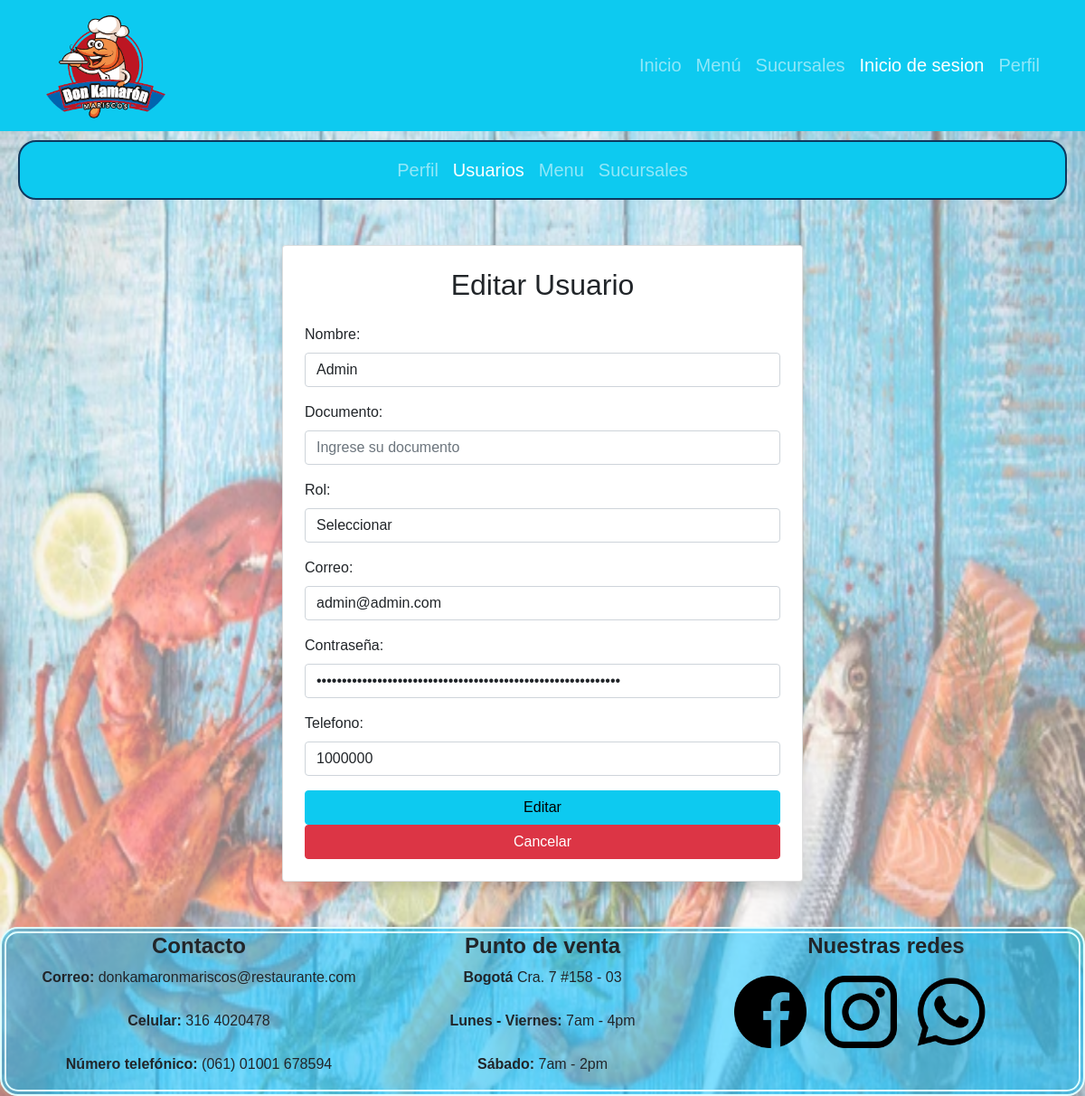
The page /vista/editar_usuario.php?id_usuario=1 on the database its author committed.
### tables this page shows
CREATE TABLE `usuario` (
  `id_usuario` int(5) NOT NULL,
  `rol` varchar(20) DEFAULT NULL,
  `nombres` varchar(40) DEFAULT NULL,
  `documento` varchar(20) DEFAULT NULL,
  `telefono` varchar(20) DEFAULT NULL,
  `Correo` varchar(40) DEFAULT NULL,
  `contrasena` varchar(255) DEFAULT NULL
);

### configuracion/conexion.php (called while the page is built, shortened)
<?php
class Database{
    private static $host = "localhost";
    private static $user_name = "root";
    private static $db_name = "don_camaron";
    private static $password = "";
    private static $charset = "utf8mb4";
    private static $pdo = null;
    public static function connect(){
        if(self::$pdo === null){
            try{
                 $dn = "mysql:host=" . self::$host . ";dbname=" . self::$db_name . ";charset=" . self::$charset;
                self::$pdo = new PDO($dn, self::$user_name, self::$password);
                self::$pdo -> setAttribute(PDO::ATTR_ERRMODE, PDO::ERRMODE_EXCEPTION);
            }
            catch(PDOException $e){
                die("Error de conexion: " .$e -> getMessage());
            }
        }
        return self::$pdo;
    }
}
?>

### controlador/usuario_controlador.php (called while the page is built, shortened)
<?php
require_once "../configuracion/conexion.php";
require_once "../modelo/usuario.php";
Class Usuario_controlador{
    public function obtener_usuario_id($id_usuario){
        $usuario = new Usuario();
        return $usuario->obtener_usuario_id($id_usuario);
    }
}
?>

### modelo/usuario.php (called while the page is built, shortened)
<?php
require_once "../configuracion/conexion.php";
class Usuario{
    private $db;
    public function __construct() {
       $this -> db = Database::connect();
    }
    public function obtener_usuario_id($id_usuario) {
        $sql = "SELECT * FROM usuario WHERE id_usuario = :id_usuario";
        $stmt = $this->db->prepare($sql);
        $stmt->execute([':id_usuario'=>$id_usuario]);
        $resu = $stmt->fetchAll(PDO::FETCH_ASSOC);
        return $resu;
    }
}
?>

### vista/editar_usuario.php (the view, shortened to what this page needs)
<?php
require_once "../controlador/usuario_controlador.php";
$usuario_controlador = new Usuario_controlador();
$id_usuario = $_GET['id_usuario'];
$usuario = $usuario_controlador->obtener_usuario_id($id_usuario);
?>
<!DOCTYPE html>
<html lang="en">
<head>
    <link rel="stylesheet" href="./bootstrap-5.0.2-dist/css/bootstrap.min.css">
    <link rel="stylesheet" href="./css/style.css">
</head>
<body>
    <nav class="navbar navbar-expand-lg bg-info navbar-dark">
        <div class="container">
            <a class="navbar-brand" href="#">
                <img src="./img/doncamaron.png" alt="logo" style="width: 150px;" class="rounded-pill">
            </a>
            <div class="collapse navbar-collapse" id="navbarNav">
                <ul class="navbar-nav ms-auto">
                    <li class="nav-item"><a class="nav-link" href="../index.php">Inicio</a></li>
                    <li class="nav-item"><a class="nav-link" href="./menu.php">Menú</a></li>
                    <li class="nav-item"><a class="nav-link" href="./sucursal.php">Sucursales</a></li>
                    <li class="nav-item"><a class="nav-link active" href="./Inicio_sesion.php">Inicio de sesion</a></li>
                    <li class="nav-item"><a class="nav-link" href="./perfil.php">Perfil</a></li>
                </ul>
            </div>
        </div>
    </nav>
    <nav class="navbar navbar-expand-lg bg-info navbar-dark" style="margin:10px 20px; border-radius: 20px; border: solid 2px rgb(13, 56, 94);">
        <div class="container">
            <div class="collapse navbar-collapse" id="navbarNav2">
                <ul class="navbar-nav mx-auto">
                    <li class="nav-item"><a class="nav-link" href="./perfil_admin.php">Perfil</a></li>
                    <li class="nav-item"><a class="nav-link active" href="#">Usuarios</a></li>
                    <li class="nav-item"><a class="nav-link" href="./panel_menu.php">Menu</a></li>
                    <li class="nav-item"><a class="nav-link" href="">Sucursales</a></li>
                </ul>
            </div>
        </div>
    </nav>
    <div class="container contact-container">
        <div class="card shadow p-4">
            <h2 class="text-center mb-4">Editar Usuario</h2>
            <form action="../controlador/acciones_usuario.php?accion=editar" method="POST">
                <div class="mb-3">
                    <label for="nombre" class="form-label">Nombre:</label>
                    <input type="text" class="form-control" id="nombre" placeholder="Ingrese un nombre" name="nombre" value="<?php echo $usuario[0]['nombres']; ?>" required>
                </div>
                <div class="mb-3">
                    <label for="documento" class="form-label">Documento:</label>
                    <input type="number" class="form-control" id="documento" placeholder="Ingrese su documento" name="documento" value="<?php echo $usuario[0]['documento']; ?>" required>
                </div>
                <div class="mb-3">
                    <label for="rol" class="form-label">Rol:</label>
                    <select name="rol" id="rol" class="form-control" required>
                        <option value="" hidden>Seleccionar</option>
                    </select>
                </div>
                <div class="mb-3">
                    <label for="correo" class="form-label">Correo:</label>
                    <input type="email" class="form-control" id="correo" placeholder="Ingrese su correo" name="correo" value="<?php echo $usuario[0]['Correo']; ?>" required>
                </div>
                <div class="mb-3">
                    <label for="contrasena" class="form-label">Contraseña:</label>
                    <input type="password" class="form-control" id="contrasena" placeholder="Ingrese la contraseña" name="contrasena" value="<?php echo $usuario[0]['contrasena']; ?>" required>
                </div>
                <div class="mb-3">
                    <label for="telefono" class="form-label">Telefono:</label>
                    <input type="number" class="form-control" id="telefono" placeholder="Ingrese el telefono" name="telefono" value="<?php echo $usuario[0]['telefono']; ?>" required>
                </div>
                <button type="submit" onclick="return confirmar_edicion()" class="btn btn-info w-100">Editar</button>
                <button type="button" onclick="cancelar_edicion()" class="btn btn-danger w-100">Cancelar</button>
            </form>
        </div>
    </div>
    <footer class="text-center footer-style"  style="border: solid lightcyan; border-style: double; border-radius: 20px; border-width: 7px; background:rgba(0, 191, 255, 0.5);">
        <div class="container">
          <div class="row">
         <div class="col-md-4 footer-col">
         <h4><b>Contacto</b></h4>
         <p>
            <b>Correo:</b> donkamaronmariscos@restaurante.com
            <br>
            <br>
            <b>Celular:</b> 316 4020478
            <br>
            <br>
            <b>Número telefónico:</b> (061) 01001 678594
         </p>
          </div>
          <div class="col-md-4 footer-col">
              <h4><b>Punto de venta</b></h4>
              <p>
                  <b>Bogotá</b> Cra. 7 #158 - 03
                  <br>
                  <br>
                  <b>Lunes - Viernes:</b> 7am - 4pm
                  <br>
                  <br>
                  <b>Sábado:</b> 7am - 2pm
              </p>
          </div>
          <div class="col-md-4 footer-col">
              <h4><b>Nuestras redes</b></h4>
              <ul class="list-inline d-flex" style="align-items: center; padding: 10px;">
                  <li>
                      <img src="./img/feis.png" class="img-fluid" alt="feis" style="width: 80px; margin-right: 10px;">
                  </li>
                  <li>
                      <img src="./img/insta.png" class="img-fluid" alt="insta" style="width: 80px; margin-left: 10px; margin-right: 10px;">
                  </li>
                  <li>
                      <img src="./img/wasat.png" class="img-fluid" alt="yutu" style="width: 80px; margin-left: 10px;">
                  </li>
              </ul>
          </div>
      </footer>
</body>
</html>

### vista/css/style.css (style rules this page uses)
* { padding: 0; margin: 0; box-sizing: border-box; text-decoration: none; }
nav { font-size: 20px; }

### vista/editar_usuario.php (style rules this page uses)
body { font-family: 'Gill Sans', 'Gill Sans MT', Calibri, 'Trebuchet MS', sans-serif; }
.contact-container { max-width: 600px; margin: 50px auto; }

### rows shown on the page
usuario: nombre "Admin", correo "admin@admin.com", telefono "1000000"
